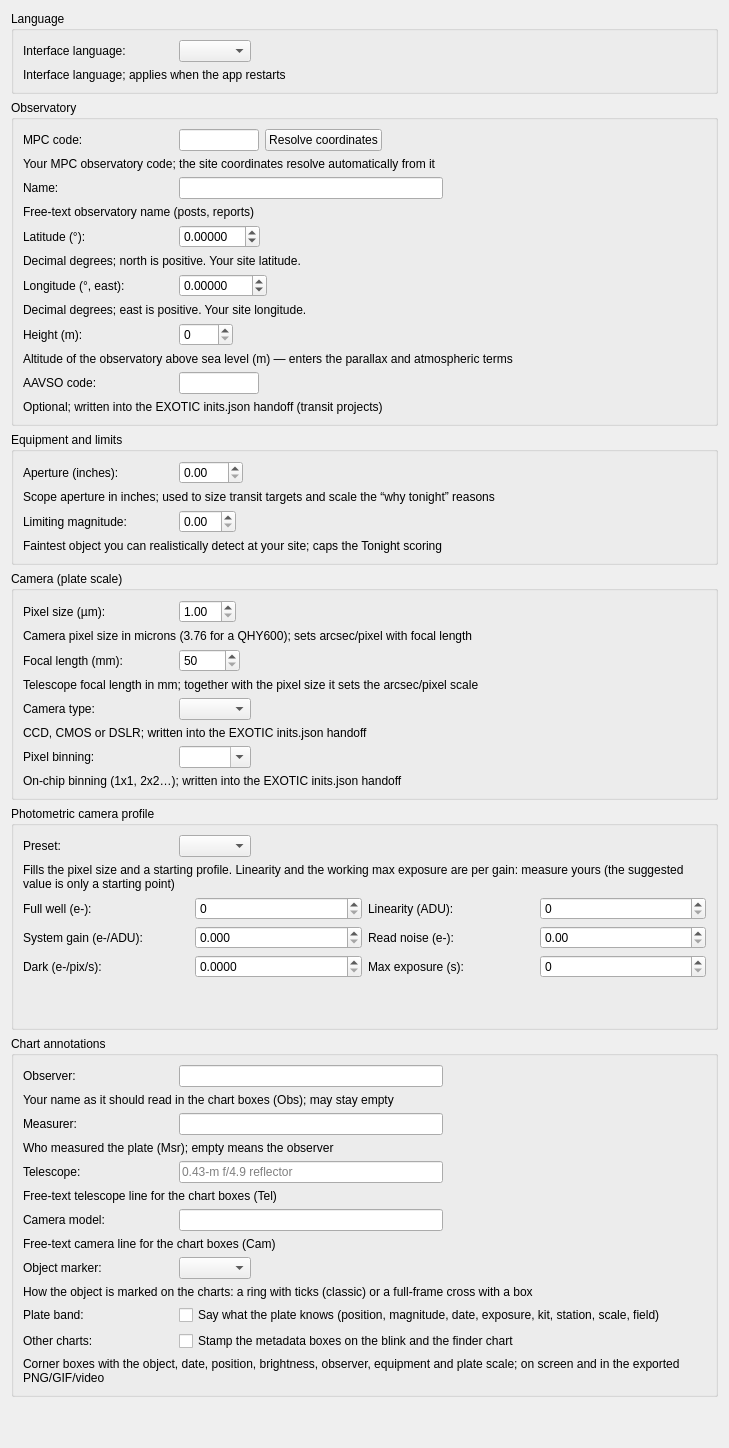
     <widget class="QWidget" name="tab_site">
      <attribute name="title"><string>Site &amp; equipment</string></attribute>
      <layout class="QVBoxLayout" name="vbox_site">
       <item>
        <widget class="QGroupBox" name="grp_language">
         <property name="title"><string>Language</string></property>
         <layout class="QVBoxLayout" name="vbox_language">
          <item>
           <layout class="QHBoxLayout" name="row_language">
            <item><widget class="QLabel" name="lbl_language"><property name="text"><string>Interface language:</string></property><property name="minimumSize"><size><width>150</width><height>0</height></size></property></widget></item>
            <item><widget class="QComboBox" name="cmb_language"/></item>
            <item><spacer name="hsp_language"><property name="orientation"><enum>Qt::Horizontal</enum></property><property name="sizeHint" stdset="0"><size><width>40</width><height>20</height></size></property></spacer></item>
           </layout>
          </item>
          <item><widget class="QLabel" name="lblH_language"><property name="text"><string>Interface language; applies when the app restarts</string></property><property name="wordWrap"><bool>true</bool></property><property name="alignment"><set>Qt::AlignLeft|Qt::AlignTop</set></property></widget></item>
         </layout>
        </widget>
       </item>
       <item>
        <widget class="QGroupBox" name="grp_site">
         <property name="title"><string>Observatory</string></property>
         <layout class="QVBoxLayout" name="vbox_site_grp">
          <item>
           <layout class="QHBoxLayout" name="row_mpc">
            <item><widget class="QLabel" name="lbl_mpc"><property name="text"><string>MPC code:</string></property><property name="minimumSize"><size><width>150</width><height>0</height></size></property></widget></item>
            <item><widget class="QLineEdit" name="edt_mpc_code"><property name="maxLength"><number>3</number></property><property name="maximumSize"><size><width>80</width><height>16777215</height></size></property></widget></item>
            <item><widget class="QPushButton" name="btn_resolve"><property name="text"><string>Resolve coordinates</string></property></widget></item>
            <item><spacer name="hsp_mpc"><property name="orientation"><enum>Qt::Horizontal</enum></property><property name="sizeHint" stdset="0"><size><width>40</width><height>20</height></size></property></spacer></item>
           </layout>
          </item>
          <item><widget class="QLabel" name="lblH_mpc"><property name="text"><string>Your MPC observatory code; the site coordinates resolve automatically from it</string></property><property name="wordWrap"><bool>true</bool></property><property name="alignment"><set>Qt::AlignLeft|Qt::AlignTop</set></property></widget></item>
          <item>
           <layout class="QHBoxLayout" name="row_name">
            <item><widget class="QLabel" name="lbl_name"><property name="text"><string>Name:</string></property><property name="minimumSize"><size><width>150</width><height>0</height></size></property></widget></item>
            <item><widget class="QLineEdit" name="edt_obs_name"/></item>
            <item><spacer name="hsp_name"><property name="orientation"><enum>Qt::Horizontal</enum></property><property name="sizeHint" stdset="0"><size><width>40</width><height>20</height></size></property></spacer></item>
           </layout>
          </item>
          <item><widget class="QLabel" name="lblH_name"><property name="text"><string>Free-text observatory name (posts, reports)</string></property><property name="wordWrap"><bool>true</bool></property><property name="alignment"><set>Qt::AlignLeft|Qt::AlignTop</set></property></widget></item>
          <item>
           <layout class="QHBoxLayout" name="row_lat">
            <item><widget class="QLabel" name="lbl_lat"><property name="text"><string>Latitude (°):</string></property><property name="minimumSize"><size><width>150</width><height>0</height></size></property></widget></item>
            <item><widget class="QDoubleSpinBox" name="spn_lat"><property name="decimals"><number>5</number></property><property name="minimum"><double>-90.0</double></property><property name="maximum"><double>90.0</double></property></widget></item>
            <item><spacer name="hsp_lat"><property name="orientation"><enum>Qt::Horizontal</enum></property><property name="sizeHint" stdset="0"><size><width>40</width><height>20</height></size></property></spacer></item>
           </layout>
          </item>
          <item><widget class="QLabel" name="lblH_lat"><property name="text"><string>Decimal degrees; north is positive. Your site latitude.</string></property><property name="wordWrap"><bool>true</bool></property><property name="alignment"><set>Qt::AlignLeft|Qt::AlignTop</set></property></widget></item>
          <item>
           <layout class="QHBoxLayout" name="row_lon">
            <item><widget class="QLabel" name="lbl_lon"><property name="text"><string>Longitude (°, east):</string></property><property name="minimumSize"><size><width>150</width><height>0</height></size></property></widget></item>
            <item><widget class="QDoubleSpinBox" name="spn_lon"><property name="decimals"><number>5</number></property><property name="minimum"><double>-180.0</double></property><property name="maximum"><double>180.0</double></property></widget></item>
            <item><spacer name="hsp_lon"><property name="orientation"><enum>Qt::Horizontal</enum></property><property name="sizeHint" stdset="0"><size><width>40</width><height>20</height></size></property></spacer></item>
           </layout>
          </item>
          <item><widget class="QLabel" name="lblH_lon"><property name="text"><string>Decimal degrees; east is positive. Your site longitude.</string></property><property name="wordWrap"><bool>true</bool></property><property name="alignment"><set>Qt::AlignLeft|Qt::AlignTop</set></property></widget></item>
          <item>
           <layout class="QHBoxLayout" name="row_height">
            <item><widget class="QLabel" name="lbl_height"><property name="text"><string>Height (m):</string></property><property name="minimumSize"><size><width>150</width><height>0</height></size></property></widget></item>
            <item><widget class="QSpinBox" name="spn_height"><property name="maximum"><number>9000</number></property></widget></item>
            <item><spacer name="hsp_height"><property name="orientation"><enum>Qt::Horizontal</enum></property><property name="sizeHint" stdset="0"><size><width>40</width><height>20</height></size></property></spacer></item>
           </layout>
          </item>
          <item><widget class="QLabel" name="lblH_height"><property name="text"><string>Altitude of the observatory above sea level (m) — enters the parallax and atmospheric terms</string></property><property name="wordWrap"><bool>true</bool></property><property name="alignment"><set>Qt::AlignLeft|Qt::AlignTop</set></property></widget></item>
          <item>
           <layout class="QHBoxLayout" name="row_aavso">
            <item><widget class="QLabel" name="lbl_aavso"><property name="text"><string>AAVSO code:</string></property><property name="minimumSize"><size><width>150</width><height>0</height></size></property></widget></item>
            <item><widget class="QLineEdit" name="edt_aavso_code"><property name="maxLength"><number>6</number></property><property name="maximumSize"><size><width>80</width><height>16777215</height></size></property></widget></item>
            <item><spacer name="hsp_aavso"><property name="orientation"><enum>Qt::Horizontal</enum></property><property name="sizeHint" stdset="0"><size><width>40</width><height>20</height></size></property></spacer></item>
           </layout>
          </item>
          <item><widget class="QLabel" name="lblH_aavso"><property name="text"><string>Optional; written into the EXOTIC inits.json handoff (transit projects)</string></property><property name="wordWrap"><bool>true</bool></property><property name="alignment"><set>Qt::AlignLeft|Qt::AlignTop</set></property></widget></item>
                   </layout>
        </widget>
       </item>
       <item>
        <widget class="QGroupBox" name="grp_equip">
         <property name="title"><string>Equipment and limits</string></property>
         <layout class="QVBoxLayout" name="vbox_equip">
          <item>
           <layout class="QHBoxLayout" name="row_aperture">
            <item><widget class="QLabel" name="lbl_aperture"><property name="text"><string>Aperture (inches):</string></property><property name="minimumSize"><size><width>150</width><height>0</height></size></property></widget></item>
            <item><widget class="QDoubleSpinBox" name="spn_aperture"><property name="maximum"><double>100.0</double></property></widget></item>
            <item><spacer name="hsp_aperture"><property name="orientation"><enum>Qt::Horizontal</enum></property><property name="sizeHint" stdset="0"><size><width>40</width><height>20</height></size></property></spacer></item>
           </layout>
          </item>
          <item><widget class="QLabel" name="lblH_aperture"><property name="text"><string>Scope aperture in inches; used to size transit targets and scale the “why tonight” reasons</string></property><property name="wordWrap"><bool>true</bool></property><property name="alignment"><set>Qt::AlignLeft|Qt::AlignTop</set></property></widget></item>
          <item>
           <layout class="QHBoxLayout" name="row_limit">
            <item><widget class="QLabel" name="lbl_limit"><property name="text"><string>Limiting magnitude:</string></property><property name="minimumSize"><size><width>150</width><height>0</height></size></property></widget></item>
            <item><widget class="QDoubleSpinBox" name="spn_limit_mag"><property name="maximum"><double>25.0</double></property></widget></item>
            <item><spacer name="hsp_limit"><property name="orientation"><enum>Qt::Horizontal</enum></property><property name="sizeHint" stdset="0"><size><width>40</width><height>20</height></size></property></spacer></item>
           </layout>
          </item>
          <item><widget class="QLabel" name="lblH_limit"><property name="text"><string>Faintest object you can realistically detect at your site; caps the Tonight scoring</string></property><property name="wordWrap"><bool>true</bool></property><property name="alignment"><set>Qt::AlignLeft|Qt::AlignTop</set></property></widget></item>
         </layout>
        </widget>
       </item>
       <item>
        <widget class="QGroupBox" name="grp_camera">
         <property name="title"><string>Camera (plate scale)</string></property>
         <layout class="QVBoxLayout" name="vbox_camera">
          <item>
           <layout class="QHBoxLayout" name="row_pixel">
            <item><widget class="QLabel" name="lbl_pixel"><property name="text"><string>Pixel size (µm):</string></property><property name="minimumSize"><size><width>150</width><height>0</height></size></property></widget></item>
            <item><widget class="QDoubleSpinBox" name="spn_pixel_um"><property name="decimals"><number>2</number></property><property name="minimum"><double>1.0</double></property><property name="maximum"><double>30.0</double></property></widget></item>
            <item><spacer name="hsp_pixel"><property name="orientation"><enum>Qt::Horizontal</enum></property><property name="sizeHint" stdset="0"><size><width>40</width><height>20</height></size></property></spacer></item>
           </layout>
          </item>
          <item><widget class="QLabel" name="lblH_pixel"><property name="text"><string>Camera pixel size in microns (3.76 for a QHY600); sets arcsec/pixel with focal length</string></property><property name="wordWrap"><bool>true</bool></property><property name="alignment"><set>Qt::AlignLeft|Qt::AlignTop</set></property></widget></item>
          <item>
           <layout class="QHBoxLayout" name="row_focal">
            <item><widget class="QLabel" name="lbl_focal"><property name="text"><string>Focal length (mm):</string></property><property name="minimumSize"><size><width>150</width><height>0</height></size></property></widget></item>
            <item><widget class="QDoubleSpinBox" name="spn_focal_mm"><property name="decimals"><number>0</number></property><property name="minimum"><double>50.0</double></property><property name="maximum"><double>20000.0</double></property></widget></item>
            <item><spacer name="hsp_focal"><property name="orientation"><enum>Qt::Horizontal</enum></property><property name="sizeHint" stdset="0"><size><width>40</width><height>20</height></size></property></spacer></item>
           </layout>
          </item>
          <item><widget class="QLabel" name="lblH_focal"><property name="text"><string>Telescope focal length in mm; together with the pixel size it sets the arcsec/pixel scale</string></property><property name="wordWrap"><bool>true</bool></property><property name="alignment"><set>Qt::AlignLeft|Qt::AlignTop</set></property></widget></item>
          <item>
           <layout class="QHBoxLayout" name="row_camtype">
            <item><widget class="QLabel" name="lbl_camtype"><property name="text"><string>Camera type:</string></property><property name="minimumSize"><size><width>150</width><height>0</height></size></property></widget></item>
            <item><widget class="QComboBox" name="cmb_camera_type"/></item>
            <item><spacer name="hsp_camtype"><property name="orientation"><enum>Qt::Horizontal</enum></property><property name="sizeHint" stdset="0"><size><width>40</width><height>20</height></size></property></spacer></item>
           </layout>
          </item>
          <item><widget class="QLabel" name="lblH_camtype"><property name="text"><string>CCD, CMOS or DSLR; written into the EXOTIC inits.json handoff</string></property><property name="wordWrap"><bool>true</bool></property><property name="alignment"><set>Qt::AlignLeft|Qt::AlignTop</set></property></widget></item>
          <item>
           <layout class="QHBoxLayout" name="row_binning">
            <item><widget class="QLabel" name="lbl_binning"><property name="text"><string>Pixel binning:</string></property><property name="minimumSize"><size><width>150</width><height>0</height></size></property></widget></item>
            <item><widget class="QComboBox" name="cmb_binning"><property name="editable"><bool>true</bool></property></widget></item>
            <item><spacer name="hsp_binning"><property name="orientation"><enum>Qt::Horizontal</enum></property><property name="sizeHint" stdset="0"><size><width>40</width><height>20</height></size></property></spacer></item>
           </layout>
          </item>
          <item><widget class="QLabel" name="lblH_binning"><property name="text"><string>On-chip binning (1x1, 2x2…); written into the EXOTIC inits.json handoff</string></property><property name="wordWrap"><bool>true</bool></property><property name="alignment"><set>Qt::AlignLeft|Qt::AlignTop</set></property></widget></item>
          </layout>
         </widget>
        </item>
        <item>
         <widget class="QGroupBox" name="grp_camprofile">
          <property name="title"><string>Photometric camera profile</string></property>
          <layout class="QVBoxLayout" name="vbox_camera">
           <item>
            <layout class="QHBoxLayout" name="row_campreset">
             <item><widget class="QLabel" name="lbl_campreset"><property name="text"><string>Preset:</string></property><property name="minimumSize"><size><width>150</width><height>0</height></size></property></widget></item>
             <item><widget class="QComboBox" name="cmb_cam_preset"/></item>
             <item><spacer name="hsp_campreset"><property name="orientation"><enum>Qt::Horizontal</enum></property><property name="sizeHint" stdset="0"><size><width>40</width><height>20</height></size></property></spacer></item>
            </layout>
           </item>
           <item><widget class="QLabel" name="lblH_campreset"><property name="text"><string>Fills the pixel size and a starting profile. Linearity and the working max exposure are per gain: measure yours (the suggested value is only a starting point)</string></property><property name="wordWrap"><bool>true</bool></property><property name="alignment"><set>Qt::AlignLeft|Qt::AlignTop</set></property></widget></item>
           <item>
            <layout class="QHBoxLayout" name="row_camprofile">
             <item><widget class="QLabel" name="lbl_camfull"><property name="text"><string>Full well (e-):</string></property><property name="minimumSize"><size><width>150</width><height>0</height></size></property></widget></item>
             <item><widget class="QDoubleSpinBox" name="spn_cam_full_well"><property name="maximum"><double>10000000.000000000000000</double></property><property name="decimals"><number>0</number></property></widget></item>
             <item><widget class="QLabel" name="lbl_camlin"><property name="text"><string>Linearity (ADU):</string></property></widget></item>
             <item><widget class="QDoubleSpinBox" name="spn_cam_linearity"><property name="toolTip"><string>Peak ADU below which the sensor is linear (per gain). Above it a star calibrates nothing and the app excludes those comps. 0 = use SATURATE/settings</string></property><property name="maximum"><double>1000000.000000000000000</double></property><property name="decimals"><number>0</number></property></widget></item>
            </layout>
           </item>
           <item>
            <layout class="QHBoxLayout" name="row_camgain">
             <item><widget class="QLabel" name="lbl_camgain"><property name="text"><string>System gain (e-/ADU):</string></property><property name="minimumSize"><size><width>150</width><height>0</height></size></property></widget></item>
             <item><widget class="QDoubleSpinBox" name="spn_cam_gain"><property name="toolTip"><string>Electrons per ADU of YOUR camera at YOUR gain setting. It is what turns the error bar into an honest CCD equation instead of the scatter of the comparison stars, and it is per unit: measure it (0 = unknown)</string></property><property name="maximum"><double>100.000000000000000</double></property><property name="decimals"><number>3</number></property><property name="singleStep"><double>0.010000000000000</double></property></widget></item>
             <item><widget class="QLabel" name="lbl_camron"><property name="text"><string>Read noise (e-):</string></property></widget></item>
             <item><widget class="QDoubleSpinBox" name="spn_cam_ron"><property name="toolTip"><string>Read noise in electrons at the same gain. Usually a datasheet value (the preset fills it); 0 = unknown</string></property><property name="maximum"><double>200.000000000000000</double></property><property name="decimals"><number>2</number></property></widget></item>
            </layout>
           </item>
           <item>
            <layout class="QHBoxLayout" name="row_camprofile2">
             <item><widget class="QLabel" name="lbl_camdark"><property name="text"><string>Dark (e-/pix/s):</string></property><property name="minimumSize"><size><width>150</width><height>0</height></size></property></widget></item>
             <item><widget class="QDoubleSpinBox" name="spn_cam_dark"><property name="maximum"><double>1000.000000000000000</double></property><property name="decimals"><number>4</number></property></widget></item>
             <item><widget class="QLabel" name="lbl_camax"><property name="text"><string>Max exposure (s):</string></property></widget></item>
             <item><widget class="QDoubleSpinBox" name="spn_cam_max_exp"><property name="toolTip"><string>Working maximum exposure (per gain). 0 = no cap. For an sCMOS (GSENSE400) it is a few seconds and grouping adds the rest</string></property><property name="maximum"><double>36000.000000000000000</double></property><property name="decimals"><number>0</number></property></widget></item>
            </layout>
           </item>
           <item><widget class="QLabel" name="lbl_cam_ref"><property name="text"><string/></property><property name="wordWrap"><bool>true</bool></property></widget></item>
           <item><widget class="QLabel" name="lbl_cam_gain_note"><property name="text"><string/></property><property name="wordWrap"><bool>true</bool></property></widget></item>
          </layout>
         </widget>
        </item>
        <item>
         <widget class="QGroupBox" name="grp_chartann">
          <property name="title"><string>Chart annotations</string></property>
          <layout class="QVBoxLayout" name="vbox_chartann">
           <item>
            <layout class="QHBoxLayout" name="row_observer">
             <item><widget class="QLabel" name="lbl_observer"><property name="text"><string>Observer:</string></property><property name="minimumSize"><size><width>150</width><height>0</height></size></property></widget></item>
             <item><widget class="QLineEdit" name="edt_observer"/></item>
             <item><spacer name="hsp_observer"><property name="orientation"><enum>Qt::Horizontal</enum></property><property name="sizeHint" stdset="0"><size><width>40</width><height>20</height></size></property></spacer></item>
            </layout>
           </item>
           <item><widget class="QLabel" name="lblH_observer"><property name="text"><string>Your name as it should read in the chart boxes (Obs); may stay empty</string></property><property name="wordWrap"><bool>true</bool></property><property name="alignment"><set>Qt::AlignLeft|Qt::AlignTop</set></property></widget></item>
           <item>
            <layout class="QHBoxLayout" name="row_measurer">
             <item><widget class="QLabel" name="lbl_measurer"><property name="text"><string>Measurer:</string></property><property name="minimumSize"><size><width>150</width><height>0</height></size></property></widget></item>
             <item><widget class="QLineEdit" name="edt_measurer"/></item>
             <item><spacer name="hsp_measurer"><property name="orientation"><enum>Qt::Horizontal</enum></property><property name="sizeHint" stdset="0"><size><width>40</width><height>20</height></size></property></spacer></item>
            </layout>
           </item>
           <item><widget class="QLabel" name="lblH_measurer"><property name="text"><string>Who measured the plate (Msr); empty means the observer</string></property><property name="wordWrap"><bool>true</bool></property><property name="alignment"><set>Qt::AlignLeft|Qt::AlignTop</set></property></widget></item>
           <item>
            <layout class="QHBoxLayout" name="row_teldesc">
             <item><widget class="QLabel" name="lbl_teldesc"><property name="text"><string>Telescope:</string></property><property name="minimumSize"><size><width>150</width><height>0</height></size></property></widget></item>
             <item><widget class="QLineEdit" name="edt_telescope"><property name="placeholderText"><string>0.43-m f/4.9 reflector</string></property></widget></item>
             <item><spacer name="hsp_teldesc"><property name="orientation"><enum>Qt::Horizontal</enum></property><property name="sizeHint" stdset="0"><size><width>40</width><height>20</height></size></property></spacer></item>
            </layout>
           </item>
           <item><widget class="QLabel" name="lblH_teldesc"><property name="text"><string>Free-text telescope line for the chart boxes (Tel)</string></property><property name="wordWrap"><bool>true</bool></property><property name="alignment"><set>Qt::AlignLeft|Qt::AlignTop</set></property></widget></item>
           <item>
            <layout class="QHBoxLayout" name="row_cammodel">
             <item><widget class="QLabel" name="lbl_cammodel"><property name="text"><string>Camera model:</string></property><property name="minimumSize"><size><width>150</width><height>0</height></size></property></widget></item>
             <item><widget class="QLineEdit" name="edt_camera_model"/></item>
             <item><spacer name="hsp_cammodel"><property name="orientation"><enum>Qt::Horizontal</enum></property><property name="sizeHint" stdset="0"><size><width>40</width><height>20</height></size></property></spacer></item>
            </layout>
           </item>
           <item><widget class="QLabel" name="lblH_cammodel"><property name="text"><string>Free-text camera line for the chart boxes (Cam)</string></property><property name="wordWrap"><bool>true</bool></property><property name="alignment"><set>Qt::AlignLeft|Qt::AlignTop</set></property></widget></item>
           <item>
            <layout class="QHBoxLayout" name="row_marker_style">
             <item><widget class="QLabel" name="lbl_marker_style"><property name="text"><string>Object marker:</string></property><property name="minimumSize"><size><width>150</width><height>0</height></size></property></widget></item>
             <item><widget class="QComboBox" name="cmb_marker_style"/></item>
             <item><spacer name="hsp_marker_style"><property name="orientation"><enum>Qt::Horizontal</enum></property><property name="sizeHint" stdset="0"><size><width>40</width><height>20</height></size></property></spacer></item>
            </layout>
           </item>
           <item><widget class="QLabel" name="lblH_marker_style"><property name="text"><string>How the object is marked on the charts: a ring with ticks (classic) or a full-frame cross with a box</string></property><property name="wordWrap"><bool>true</bool></property><property name="alignment"><set>Qt::AlignLeft|Qt::AlignTop</set></property></widget></item>
           <item>
            <layout class="QHBoxLayout" name="row_chart_data">
             <item><widget class="QLabel" name="lbl_chart_data"><property name="text"><string>Plate band:</string></property><property name="minimumSize"><size><width>150</width><height>0</height></size></property></widget></item>
             <item><widget class="QCheckBox" name="chk_chart_data"><property name="text"><string>Say what the plate knows (position, magnitude, date, exposure, kit, station, scale, field)</string></property><property name="toolTip"><string>The plate's band, over the image: what the corner boxes used to say, with a colour per datum. The colour says how much to trust it: ink for what this plate's own solution places, dimmed for what is only the catalogue's, green for a magnitude measured here and red when its error or its caveats say be careful. Off, the band keeps the object's name only</string></property></widget></item>
             <item><spacer name="hsp_chart_data"><property name="orientation"><enum>Qt::Horizontal</enum></property><property name="sizeHint" stdset="0"><size><width>40</width><height>20</height></size></property></spacer></item>
            </layout>
           </item>
           <item>
            <layout class="QHBoxLayout" name="row_chart_boxes">
             <item><widget class="QLabel" name="lbl_chart_boxes"><property name="text"><string>Other charts:</string></property><property name="minimumSize"><size><width>150</width><height>0</height></size></property></widget></item>
             <item><widget class="QCheckBox" name="chk_chart_boxes"><property name="text"><string>Stamp the metadata boxes on the blink and the finder chart</string></property><property name="toolTip"><string>The corner boxes of the OTHER charts (the blink GIF/MP4 and the photometric sequence chart). The plate's own band in the editor is the setting above</string></property></widget></item>
             <item><spacer name="hsp_chart_boxes"><property name="orientation"><enum>Qt::Horizontal</enum></property><property name="sizeHint" stdset="0"><size><width>40</width><height>20</height></size></property></spacer></item>
            </layout>
           </item>
           <item><widget class="QLabel" name="lblH_chart_boxes"><property name="text"><string>Corner boxes with the object, date, position, brightness, observer, equipment and plate scale; on screen and in the exported PNG/GIF/video</string></property><property name="wordWrap"><bool>true</bool></property><property name="alignment"><set>Qt::AlignLeft|Qt::AlignTop</set></property></widget></item>
          </layout>
         </widget>
        </item>
        <item>
         <spacer name="vspacer_site">
         <property name="orientation"><enum>Qt::Vertical</enum></property>
         <property name="sizeHint" stdset="0">
          <size><width>20</width><height>40</height></size>
         </property>
        </spacer>
       </item>
      </layout>
     </widget>
